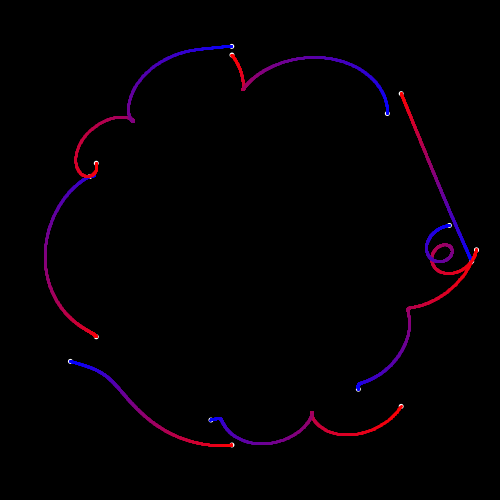
Frame 1 (no input)
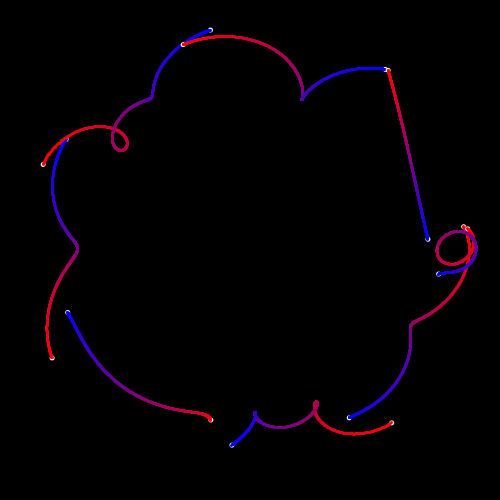
Frame 60 (the mouse pressed at the canvas centre just before this capture)
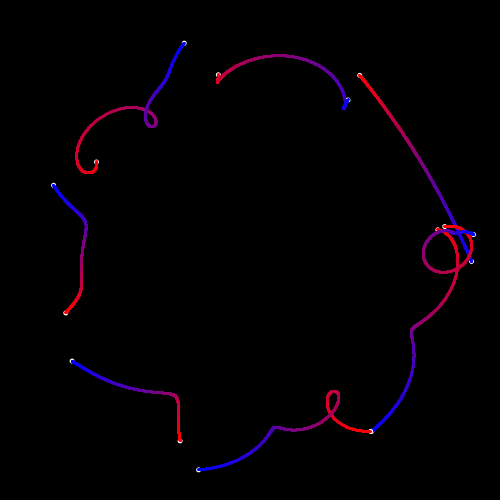
Frame 120 (the mouse held since frame 60 and released just before this capture)

The Processing sketch that drew these frames (run headless with seeded random() and noise(); from frame 60 on, the mouse is pressed at the canvas centre):

// Processing sketch: Z_41_SpringyCurves
// ── Z_41_SpringyCurves.pde
/*
Applying what I've learnt from Etienne Jacob's tutorial on 
his trick with looping curves. Managed to turn it into an 
adaptable class for future use.
*/

Springy a;
ArrayList<Springy> polysprings;
float time;

void setup() {
  size(500, 500);
  background(0);

  polysprings = new ArrayList<Springy>();
  
  ArrayList<PVector> vertices = polygon(width/2.0, height/2.0, 200.0, 7);
  //ArrayList<PVector> vertices = new ArrayList<PVector>();
  //for(int i = 0; i < 55; i++){
  //  vertices.add(new PVector(random(width),random(height)));
  //}
  vertices.add(vertices.get(0));
  for (int i = 0; i < vertices.size()-1; i++) {
    Springy temp = new Springy(vertices.get(i), vertices.get(i+1), 500);
    polysprings.add(temp);
  }

  a = new Springy(new PVector(mouseX, mouseY), new PVector(width/2, height/2), 25);

  println(polygon(width/2.0, height/2.0, 200.0, 5));
}

void draw() {
  background(0);

  for (Springy a : polysprings) {
    a.coil();
    a.display();
  }
  //a = new Springy(new PVector(mouseX, mouseY), new PVector(width/2, height/2), 500);
  //a.delay1 = 25*sin(time);
  //a.r1 = 25*sin(time);
  //a.r2 = 25;//*sin(time+PI);
  //a.coil();
  //a.display();

  time += 0.05;
}

ArrayList<PVector> polygon(float x, float y, float radius, int npoints) {
  ArrayList<PVector> vertices = new ArrayList<PVector>();
  float angle = TWO_PI / npoints;

  for (float a = 0; a < TWO_PI; a += angle) {
    float x_ = x + radius*cos(a);
    float y_ = y + radius*sin(a);
    vertices.add(new PVector(x_, y_));
  }
  return vertices;
}

// ── Springy.pde
class Springy {
  PVector p1, p2;
  float delay1,delay2;
  float r1,r2;
  float speed1,speed2;
  int resolution;
  ArrayList<PVector> controlPoints;

  Springy(PVector p1, PVector p2, int resolution) {
    this.resolution = resolution;
    
    this.p1 = p1;
    this.p2 = p2;
    
    this.delay1 = random(15);
    this.delay2 = random(15);
    
    this.r1 = 25;
    this.r2 = 25;
    
    this.speed1 = random(3);
    this.speed2 = random(3);
    
    controlPoints = new ArrayList<PVector>();
  }
  
  void coil() {
    controlPoints = new ArrayList<PVector>();
    for (int i = 0; i <= resolution; i++) {
      float param = 1.0*i/resolution;
      PVector _p1 = P(p1, r1, this.speed1*time+param*delay1);
      PVector _p2 = P(p2, r2, this.speed2*time+param*delay2);
      this.controlPoints.add(PVector.lerp(_p1, _p2, param));

      //Display
    }
  }

  void display() {
    PVector point1 = this.controlPoints.get(0);
    PVector point2 = this.controlPoints.get(resolution);
    noStroke();
    ellipse(point1.x, point1.y, 5, 5);
    ellipse(point2.x, point2.y, 5, 5);
    
    pushStyle();
    stroke(255,150);
    noFill();
    //beginShape();
    for (int i = 0; i < this.controlPoints.size(); i++) {
      float param = 1.0 * i/this.controlPoints.size();
      PVector p = this.controlPoints.get(i);
      stroke(lerpColor(#FF0000,#0000FF,param));
      strokeWeight(3);
      point(p.x, p.y);
    }
    //endShape();

    popStyle();
  }

  PVector P(PVector loc, float r, float shift) {
    return new PVector(r*cos(time+shift)+loc.x+4.51*cos(time+shift+1.24), r*sin(time+shift)+loc.y);
  }
}
